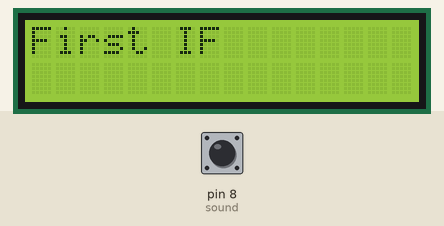
A sketch run on a simulated Arduino Uno, built with avr-gcc and run on an emulated ATmega328P. On the bench: 16×2 character LCD. The test bench sets the inputs (shaded band); at power-on: pin 8 (sound) LOW.

Above: at 1.2 s.
1.3 s: pin 8 (sound) driven HIGH
At 2.2 s:
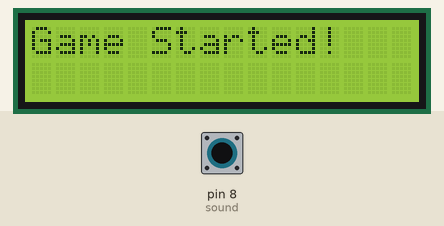
2.8 s: pin 8 (sound) driven LOW
At 3.6 s:
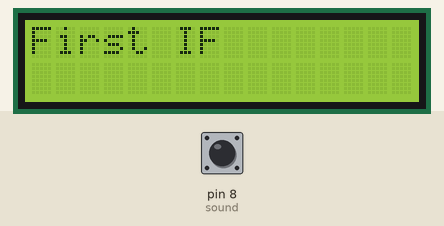
5.8 s: pin 8 (sound) pulsed HIGH 5 times (0.12 s each, 0.3 s apart)
At 6.2 s:
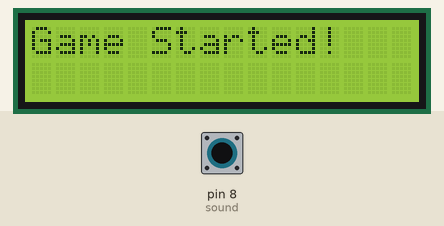
Timing chart, 0 to 8.8 s (numbered marks = the images above; inputs shaded):
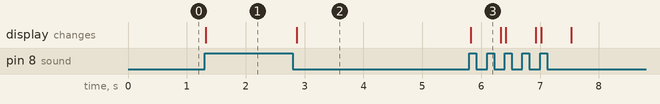

Measured:
- after the input at 1.3 s, the display: changes at once (image 1)
- after the input at 2.8 s, the display: changes after 0.06 s (image 2)
- after the input at 5.8 s, the display: changes at once (image 3)

The sketch:

SoundDetector_Test.ino
```cpp
#include <LCD_I2C.h>
LCD_I2C lcd(0x27, 16, 2); // Default address of most PCF8574 modules, change according
const int sound = 8;
int soundState = 0;

void setup() {

  lcd.begin(); // If you are using more I2C devices using the Wire library use lcd.begin(false)
                // this stop the library(LCD_I2C) from calling Wire.begin()
  lcd.backlight();

  pinMode(sound, INPUT);

	Serial.begin(9600);		// Initialize serial communications with the PC
}

void loop() {

  soundState = digitalRead(sound);

  	if (soundState == HIGH) {
    lcd.clear();
    lcd.print("Game Started!");
    delay(500);
		return;
	}
  else {
    lcd.clear();
    lcd.print("First IF"); // You can make spaces using well... spaces
  }
}
```
